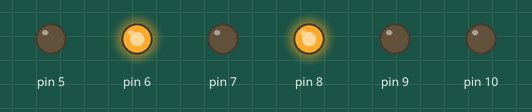
A sketch run on a simulated Arduino Uno, built with avr-gcc and run on an emulated ATmega328P. On the bench: output pins drawn as LEDs (lit = HIGH).

Above: at 0.1 s.
At 7.6 s:
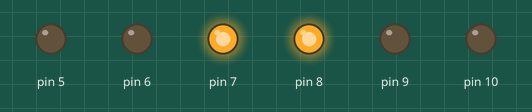
At 17.6 s:
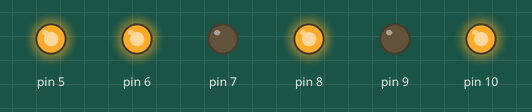
At 37.6 s:
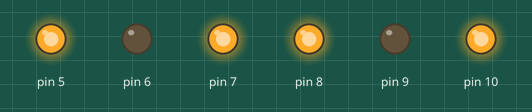
Timing chart, 0 to 39.1 s (numbered marks = the images above):
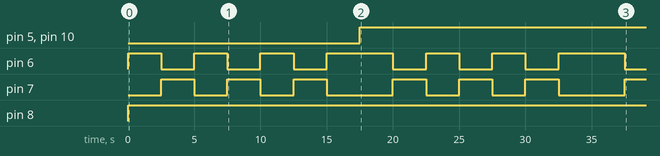

The sketch:

Dima___Artyr_2.0.ino
```cpp
void __ardublockDigitalWrite(int pinNumber, boolean status)
{
  pinMode(pinNumber, OUTPUT);
  digitalWrite(pinNumber, status);
}


void setup()
{
}

void loop()
{
  __ardublockDigitalWrite(6, HIGH);
  __ardublockDigitalWrite(7, LOW);
  __ardublockDigitalWrite(8, HIGH);
  __ardublockDigitalWrite(9, LOW);
  delay( 2500 );
  __ardublockDigitalWrite(6, LOW);
  __ardublockDigitalWrite(7, HIGH);
  __ardublockDigitalWrite(8, HIGH);
  __ardublockDigitalWrite(9, LOW);
  delay( 2500 );
  __ardublockDigitalWrite(6, HIGH);
  __ardublockDigitalWrite(7, LOW);
  __ardublockDigitalWrite(8, HIGH);
  __ardublockDigitalWrite(9, LOW);
  delay( 2500 );
  __ardublockDigitalWrite(6, LOW);
  __ardublockDigitalWrite(7, HIGH);
  __ardublockDigitalWrite(8, HIGH);
  __ardublockDigitalWrite(9, LOW);
  delay( 2500 );
  __ardublockDigitalWrite(6, HIGH);
  __ardublockDigitalWrite(7, LOW);
  __ardublockDigitalWrite(8, HIGH);
  __ardublockDigitalWrite(9, LOW);
  delay( 2500 );
  __ardublockDigitalWrite(6, LOW);
  __ardublockDigitalWrite(7, HIGH);
  __ardublockDigitalWrite(8, HIGH);
  __ardublockDigitalWrite(9, LOW);
  delay( 2500 );
  __ardublockDigitalWrite(6, HIGH);
  __ardublockDigitalWrite(7, LOW);
  __ardublockDigitalWrite(8, HIGH);
  __ardublockDigitalWrite(9, LOW);
  delay( 2500 );
  analogWrite(5 , 255);
  analogWrite(10 , 255);
}
```

Measured:
- by itself, pin 5, pin 10: LOW → HIGH at 17.5 s
- by itself, pin 6: repeats every 17.5 s: 2 × (LOW 2.5 s, HIGH 2.5 s), LOW 2.5 s, HIGH 5.0 s
- by itself, pin 7: LOW → HIGH at 2.5 s, → LOW 2.5 s later, → HIGH 2.5 s later, → LOW 2.5 s later, … (13 changes in this stretch)
- by itself, pin 8: LOW → HIGH at 0.00 s
